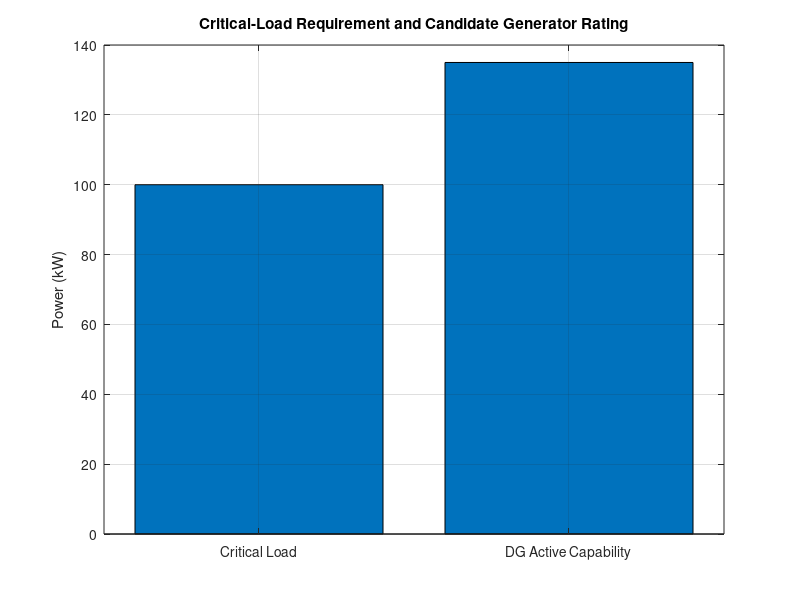

The MATLAB script that drew this image:
%% 04 - Diesel Generator Sizing
% Preliminary rating only; verify starting loads, derating, and manufacturer data.
clc; clear; close all;

Pcritical_kW = 100;
power_factor = 0.90;
target_loading = 0.80;
DG_rating_kVA = 150;

S_load_kVA = Pcritical_kW / power_factor;
S_required_kVA = S_load_kVA / target_loading;
DG_active_capability_kW = DG_rating_kVA * power_factor;
active_loading_pct = Pcritical_kW / DG_active_capability_kW * 100;

figure('Name','Critical Load and Candidate Generator Rating');
bar([Pcritical_kW DG_active_capability_kW]);
set(gca, 'XTickLabel', {'Critical Load','DG Active Capability'});
ylabel('Power (kW)');
title('Critical-Load Requirement and Candidate Generator Rating');
grid on;

fprintf('\\nDIESEL GENERATOR SIZING\\n');
fprintf('Critical load apparent power  : %.2f kVA\\n', S_load_kVA);
fprintf('Rating at target loading      : %.2f kVA\\n', S_required_kVA);
fprintf('Candidate DG active capability: %.2f kW\\n', DG_active_capability_kW);
fprintf('Approximate active loading    : %.1f %%\\n', active_loading_pct);
